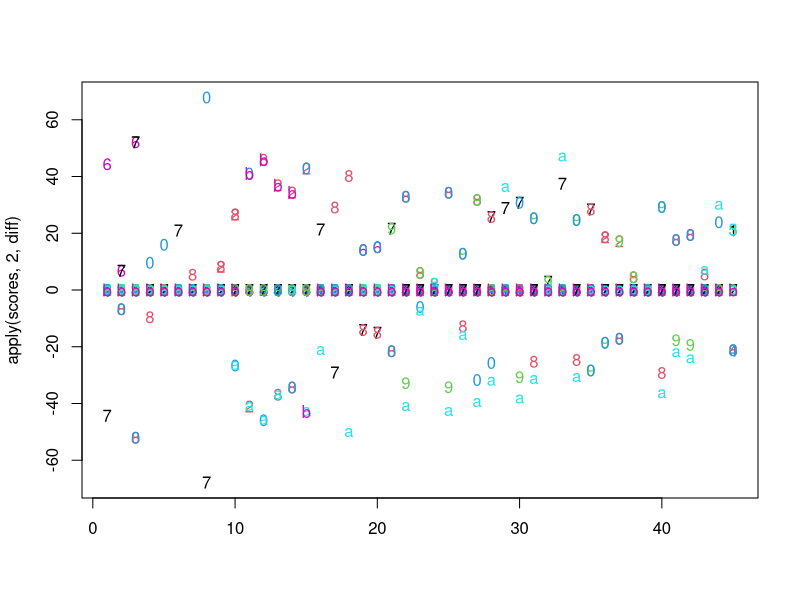
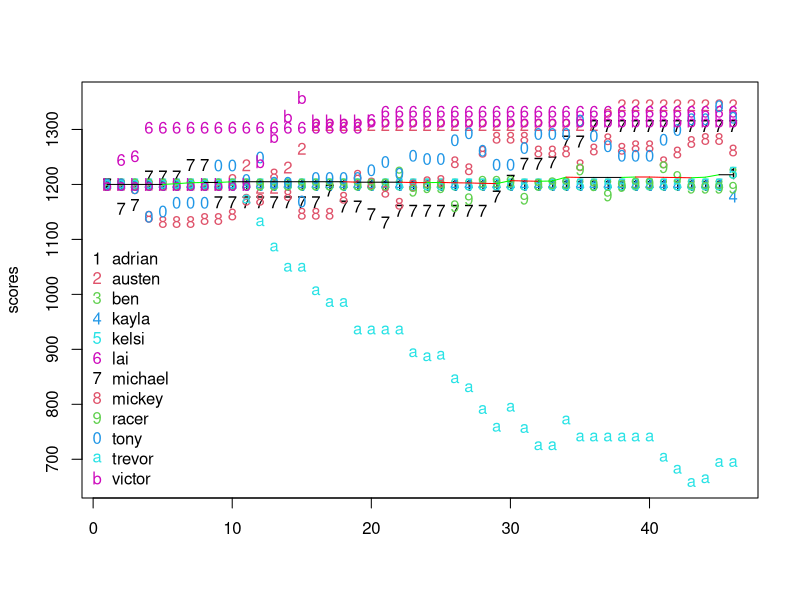

Write the R code that produced these figures, in order.
dat = read.table("./basketball_scores.txt", sep = ",", header = FALSE)
n = NROW(dat)


# Need to standardize game length (7 (6) or 14 (12) minutes only)
# Or just use the observed score as Score / Time (still need time)
# Or consider something like percent of points won by: 10 to 11 is different than 100 to 101

# Starting rating for all players
starting_rating = 1200

# minimum score
min_score = 600

# like it sounds (involved in calculation of observed and expected scores)
logistic_scale = 5

# For every point_diff rating points that team A is higher
# than team B, team A must score 1 more point to increase
# their rating (involved in calculation of expected score only)
point_diff = 40

# K-factor groups
K.group = c(600, 1000, 1400, 1800, 2200, 2600, Inf)
K.val = c(120, 96, 72, 48, 24)*2
K.game = c(50, 1/2) # After K.game[1] games played, reduce K.factor by K.game[2]

# K.val represents the largest possible change, within a certain
# tier, between two evenly matched opponents
# The smallest change (a 1-point victory) is roughly K.val/20
# These are assuming the first K.game[1] games have already been played

# Function for changing K.fac multiplayer in a team
team_func = function(n) 1/sqrt(n)




team.A = strsplit(as.character(dat[,1]), " ")
team.B = strsplit(as.character(dat[,2]), " ")

A.score = as.numeric(sapply(team.A, function(x) tail(x, 1)))
B.score = as.numeric(sapply(team.B, function(x) tail(x, 1)))

team.A = lapply(team.A, function(x) x[-length(x)])
team.B = lapply(team.B, function(x) x[-length(x)])


# Get players
players = unique(c(unlist(lapply(strsplit(as.character(dat[,1]), " "), function(x) x[-length(x)])),
    unlist(lapply(strsplit(as.character(dat[,2]), " "), function(x) x[-length(x)]))))
players = sort(players)



scores = matrix(0, n + 1, length(players))
ngames = matrix(0, n + 1, length(players))
nwin = matrix(0, n + 1, length(players))
nloss = matrix(0, n + 1, length(players))
scores[1,] = rep(starting_rating, length(players))
# scores[1,] = ending
colnames(scores) = players

for (i in 1:n){
    # Carry over the scores
    scores[i+1, ] = scores[i, ]
    scores[i+1, ] = scores[i, ]

    # Carry over number of games
    ngames[i+1, ] = ngames[i, ]
    nwin[i+1, ] = nwin[i, ]
    nloss[i+1, ] = nloss[i, ]

    # Get index for winners and losers
    A.ind = which(players %in% team.A[[i]])
    B.ind = which(players %in% team.B[[i]])

    # Use sum of player scores to determine team score
    R_A = mean(scores[i, A.ind])
    R_B = mean(scores[i, B.ind])

    # Expected score for the winners
    E_A = 1 / (1 + exp((R_B - R_A) / (logistic_scale*point_diff)))

    # Expected score for the losers
    E_B = 1 - E_A
    
    # K-factor (adjusted by number of players on the team)
    K.fac = double(length(players))
    K.fac[c(A.ind, B.ind)] = 48
    for (j in A.ind){
        for (k in 1:length(K.val))
            if (scores[i, j] >= K.group[k] & scores[i, j] < K.group[k+1])
                K.fac[j] = K.val[k]
        }
    for (j in B.ind){
        for (k in 1:length(K.val))
            if (scores[i, j] >= K.group[k] & scores[i, j] < K.group[k+1])
                K.fac[j] = K.val[k]
        }

    # Reduce K-factor by size of the team
    K.fac[A.ind] = K.fac[A.ind] * team_func(length(A.ind))
    K.fac[B.ind] = K.fac[B.ind] * team_func(length(B.ind))

    # Divide a player's K-factor by 2 when that player has played more than 20 games
    K.fac[A.ind] = K.fac[A.ind] * ifelse(ngames[i, A.ind] > K.game[1], K.game[2], 1)
    K.fac[B.ind] = K.fac[B.ind] * ifelse(ngames[i, B.ind] > K.game[1], K.game[2], 1)

    # Calculate observed as using the score difference (max 10 point diff)
#   S_A = (min(win.score[i] - loss.score[i], 10) + 10) / 20
#   S_B = 1 - S_A
    S_A = 1 / (1 + exp((B.score[i] - A.score[i]) / logistic_scale))
    S_B = 1 - S_A

    # Adjust player scores
    # Team A won or tied (A.score >= B.score), but not by enough (S_A <= E_A),
    # but still don't decrease the score
    if ( (A.score[i] >= B.score[i]) && (S_A <= E_A) )
        K.fac[A.ind] = 0
    # Same for B
    if ( (B.score[i] >= A.score[i]) && (S_B <= E_B) )
        K.fac[B.ind] = 0

    scores[i+1, A.ind] = scores[i, A.ind] + K.fac[A.ind]*(S_A - E_A)
    scores[i+1, B.ind] = scores[i, B.ind] + K.fac[B.ind]*(S_B - E_B)

    # No player's score can drop below 600
    scores[i+1, scores[i+1,] < min_score] = min_score

    ngames[i+1, A.ind] = ngames[i, A.ind] + 1
    ngames[i+1, B.ind] = ngames[i, B.ind] + 1

    if (A.score[i] > B.score[i]){
        nwin[i+1, A.ind] = nwin[i, A.ind] + 1
        nloss[i+1, B.ind] = nloss[i, B.ind] + 1
        }
    if (B.score[i] > A.score[i]){
        nwin[i+1, B.ind] = nwin[i, B.ind] + 1
        nloss[i+1, A.ind] = nloss[i, A.ind] + 1
        }

    }

# around = c("austen", "lai", "mickey", "racer", "tony", "trevor")
# ending = tail(scores, 1)
# ind = which(colnames(scores) %in% around)
# ind = 1:8
# scores = scores[,ind]
# ngames = ngames[,ind]
# nwin = nwin[,ind]
# nloss = nloss[,ind]

# Official scores
round(scores)

tail(round(scores), 10)
tail(scores, 8)

final_score = round(tail(scores, 1))
final_ngames = tail(ngames, 1)
final_nwin = tail(nwin, 1)
final_nloss = tail(nloss, 1)


card = rbind(final_score, final_ngames,
    final_nwin, final_nloss)

rownames(card) = c("ELO", "GP", "W", "L")
card = data.frame(card)

# The average score across all players over time (would like to see this increase)
apply(scores, 1, mean)

# Change in player scores over time
apply(scores, 2, diff)

# Player scores over time
matplot(apply(scores, 2, diff))

mm = apply(scores, 1, mean)
dd = diff(apply(scores, 1, mean))
cc = rep("black", n)
cc[which(dd > 0)] = "green"
cc[which(dd < 0)] = "red"

matplot(scores)
#lines(apply(scores, 1, mean))  # Average of all players over time
segments(x0 = 1:n, x1 = 2:(n+1), y0 = mm[-(n+1)], y1 = mm[-1], col = cc)
legend("bottomleft", legend = colnames(scores),
    pch = c(as.character(c(1:9, 0)), letters, LETTERS), bty = 'n', col = (1:ncol(scores)-1) %% 6 + 1)

# Pick a random team based on scores
random.team = function(players, card, lowest = FALSE){
    n = length(players)
    k = choose(n, n/2) / 2    # Number of possible teams

    require(gtools)
    teamA = head(combinations(n, n/2), k)
    teamB = tail(combinations(n, n/2), k)[k:1,]
    rownames(teamB) = NULL

    if (any(apply(cbind(teamA, teamB), 1, function(x) length(unique(x))) != n))
        stop("problem with getting team combinations")

    scA = apply(teamA, 1, function(y) mean(unlist(card[players[y]][1,])))
    scB = apply(teamB, 1, function(y) mean(unlist(card[players[y]][1,])))
    
    dd = abs(scA - scB)
    pp = 1 - (dd - min(dd)) / diff(range(dd)) + 0.5
    pp = pp / sum(pp)

    pick = ifelse(lowest, which.max(pp), sample(k, 1, prob = pp))

    return (list("teamA"=players[teamA[pick,]], "ratingA" = round(scA[pick]),
        "teamB"=players[teamB[pick,]], "ratingB" = round(scB[pick]),
        "diff" = round(abs(scA[pick] - scB[pick]))))
    }

team = c("mickey", "tony", "racer", "trevor")
random.team(team, card, TRUE)
